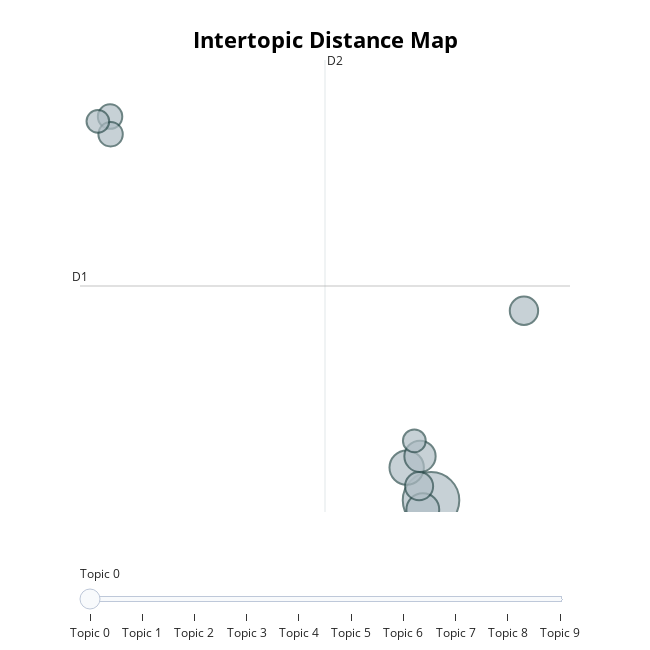

Here is the notebook cell this chart was saved with:
### Code cell
topic_model.visualize_topics()

### Figure 1 — Plotly figure (JSON) as saved in the notebook; plotly's stock layout.template omitted (floating-point values rounded to 4 significant figures)
{"data": [{"customdata": [[0, "vaccine passports | vaccine passport | social credit | digital id | vaccine mandates", 14307], [1, "vax passes | latest daily | vax pass | emergency powers | daily stuff", 5294], [2, "world wide | vax mandates | amp passports | mandates amp | wide demonstration", 4805], [3, "amp share | share video | voices heard | overreach amp | stand government", 4376], [4, "tan buenas | las vacunas | vacunas te | los protegidos | para proteger", 3595], [5, "fully vaccinated | covid vaccine | having fully | covid vaccines | spread covid", 3527], [6, "taken away | worked government | home leave | leave jan | government pension", 2670], [7, "freedom convoy | sars cov | stand truckers | truckers stand | trucker freedom", 2657], [8, "joint rcmp | needed joint | corruption fraud | fraud racketeering | rcmp fbi", 2328], [9, "power people | lies lies | trust government | lie lie | don trust", 2300]], "hovertemplate": "<b>Topic %{customdata[0]}</b><br>Words: %{customdata[1]}<br>Size: %{customdata[2]}", "legendgroup": "", "marker": {"color": "#B0BEC5", "line": {"color": "DarkSlateGrey", "width": 2}, "size": [14307, 5294, 4805, 4376, 3595, 3527, 2670, 2657, 2328, 2300], "sizemode": "area", "sizeref": 8.942, "symbol": "circle"}, "mode": "markers", "name": "", "orientation": "v", "showlegend": false, "type": "scatter", "x": [12.25, 10.86, 11.78, 11.62, 17.57, 11.57, -6.125, -6.094, 11.3, -6.822], "xaxis": "x", "y": [-0.2487, 0.9863, -0.5987, 1.411, 6.906, 0.2864, 14.23, 13.56, 1.998, 14.05], "yaxis": "y"}], "layout": {"annotations": [{"showarrow": false, "text": "D1", "x": -7.846, "y": 7.839, "yshift": 10}, {"showarrow": false, "text": "D2", "x": 6.181, "xshift": 10, "y": 16.37}], "height": 650, "hoverlabel": {"bgcolor": "white", "font": {"family": "Rockwell", "size": 16}}, "legend": {"itemsizing": "constant", "tracegroupgap": 0}, "margin": {"t": 60}, "shapes": [{"line": {"color": "#CFD8DC", "width": 2}, "type": "line", "x0": 6.181, "x1": 6.181, "y0": -0.6885, "y1": 16.37}, {"line": {"color": "#9E9E9E", "width": 2}, "type": "line", "x0": -7.846, "x1": 20.21, "y0": 7.839, "y1": 7.839}], "sliders": [{"active": 0, "pad": {"t": 50}, "steps": [{"args": [{"marker.color": [["red", "#B0BEC5", "#B0BEC5", "#B0BEC5", "#B0BEC5", "#B0BEC5", "#B0BEC5", "#B0BEC5", "#B0BEC5", "#B0BEC5"]]}], "label": "Topic 0", "method": "update"}, {"args": [{"marker.color": [["#B0BEC5", "red", "#B0BEC5", "#B0BEC5", "#B0BEC5", "#B0BEC5", "#B0BEC5", "#B0BEC5", "#B0BEC5", "#B0BEC5"]]}], "label": "Topic 1", "method": "update"}, {"args": [{"marker.color": [["#B0BEC5", "#B0BEC5", "red", "#B0BEC5", "#B0BEC5", "#B0BEC5", "#B0BEC5", "#B0BEC5", "#B0BEC5", "#B0BEC5"]]}], "label": "Topic 2", "method": "update"}, {"args": [{"marker.color": [["#B0BEC5", "#B0BEC5", "#B0BEC5", "red", "#B0BEC5", "#B0BEC5", "#B0BEC5", "#B0BEC5", "#B0BEC5", "#B0BEC5"]]}], "label": "Topic 3", "method": "update"}, {"args": [{"marker.color": [["#B0BEC5", "#B0BEC5", "#B0BEC5", "#B0BEC5", "red", "#B0BEC5", "#B0BEC5", "#B0BEC5", "#B0BEC5", "#B0BEC5"]]}], "label": "Topic 4", "method": "update"}, {"args": [{"marker.color": [["#B0BEC5", "#B0BEC5", "#B0BEC5", "#B0BEC5", "#B0BEC5", "red", "#B0BEC5", "#B0BEC5", "#B0BEC5", "#B0BEC5"]]}], "label": "Topic 5", "method": "update"}, {"args": [{"marker.color": [["#B0BEC5", "#B0BEC5", "#B0BEC5", "#B0BEC5", "#B0BEC5", "#B0BEC5", "red", "#B0BEC5", "#B0BEC5", "#B0BEC5"]]}], "label": "Topic 6", "method": "update"}, {"args": [{"marker.color": [["#B0BEC5", "#B0BEC5", "#B0BEC5", "#B0BEC5", "#B0BEC5", "#B0BEC5", "#B0BEC5", "red", "#B0BEC5", "#B0BEC5"]]}], "label": "Topic 7", "method": "update"}, {"args": [{"marker.color": [["#B0BEC5", "#B0BEC5", "#B0BEC5", "#B0BEC5", "#B0BEC5", "#B0BEC5", "#B0BEC5", "#B0BEC5", "red", "#B0BEC5"]]}], "label": "Topic 8", "method": "update"}, {"args": [{"marker.color": [["#B0BEC5", "#B0BEC5", "#B0BEC5", "#B0BEC5", "#B0BEC5", "#B0BEC5", "#B0BEC5", "#B0BEC5", "#B0BEC5", "red"]]}], "label": "Topic 9", "method": "update"}]}], "title": {"font": {"color": "Black", "size": 22}, "text": "<b>Intertopic Distance Map", "x": 0.5, "xanchor": "center", "y": 0.95, "yanchor": "top"}, "width": 650, "xaxis": {"anchor": "y", "domain": [0, 1], "range": [-7.846, 20.21], "title": {"text": ""}, "visible": false}, "yaxis": {"anchor": "x", "domain": [0, 1], "range": [-0.6885, 16.37], "title": {"text": ""}, "visible": false}}}
